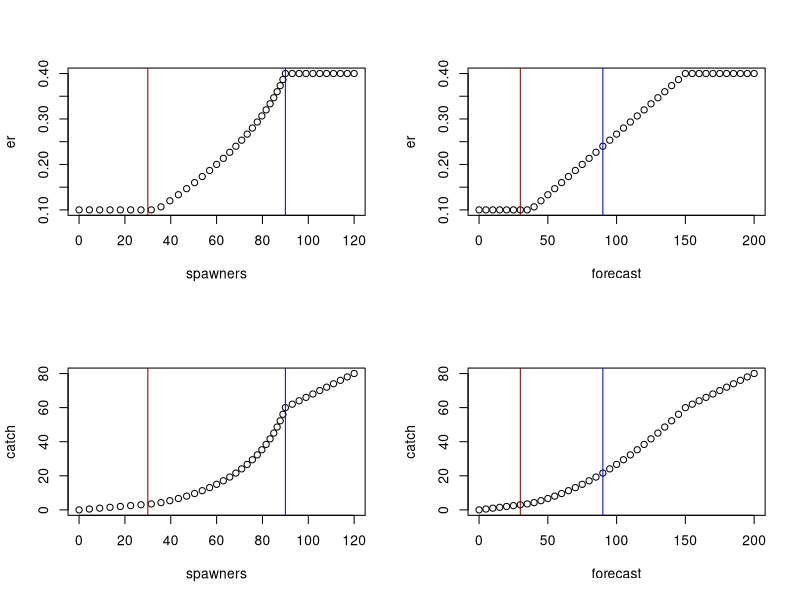
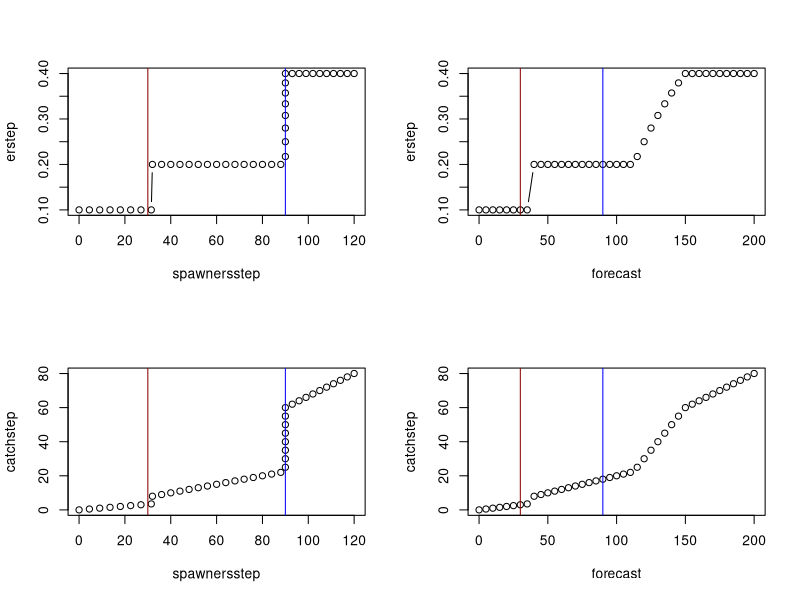
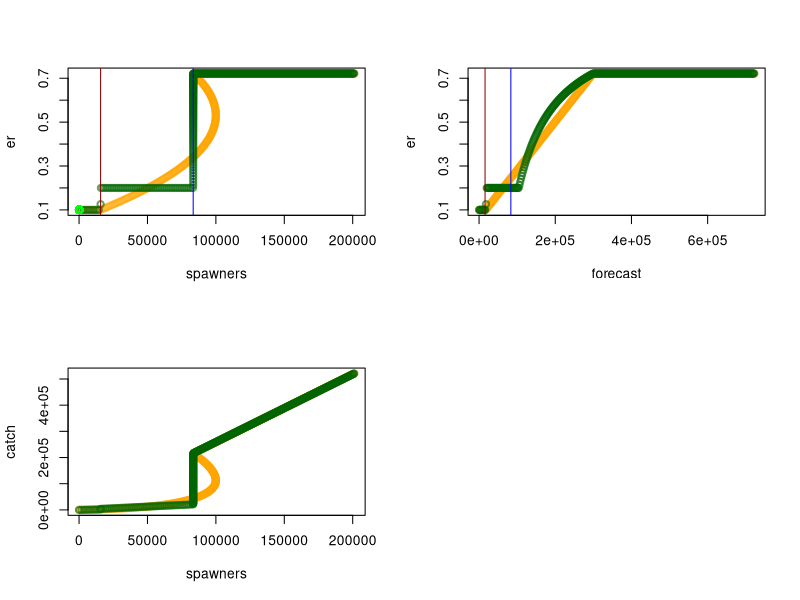

Source code (R) for these figures, in order: (Note: this script raises an error after producing the figures.)
ertarget=.4
erlow=.1

usr=90
lrp=30


forecast<-seq(0,200,by=5)
er<-NULL



for(i in seq_along(forecast)){
    if(forecast[i]*(1-ertarget)>usr){
      er[i]<-ertarget
     
    }else if(forecast[i]*(1-erlow)>lrp){

      er[i]<- max(ertarget*forecast[i]*(1-ertarget)/(usr),erlow)
      
    }else{
        er[i]<-erlow
    }
}

catch<-forecast*er
spawners<-forecast*(1-er)

par(mfrow=c(2,2))
plot(spawners,er,type="b")
abline(v=usr, col="blue")
abline(v=lrp, col="darkred")
plot(forecast,er,type="b")
abline(v=usr, col="blue")
abline(v=lrp, col="darkred")
plot(spawners,catch,type="b")
abline(v=usr, col="blue")
abline(v=lrp, col="darkred")
plot(forecast,catch,type="b")
abline(v=usr, col="blue")
abline(v=lrp, col="darkred")
###############################33
#three steps
ermed=.2
erstep<-NULL

for(i in seq_along(forecast)){
    if(forecast[i]*(1-ertarget)>usr){
      erstep[i]<-ertarget
     
    }else if(forecast[i]*(1-ertarget)<=usr&
             forecast[i]*(1-ermed)>lrp){
      
      erstep[i]<- max(ermed,(forecast[i]-usr)/forecast[i])
      
    }else{
        erstep[i]<-erlow
    }
}



catchstep<-forecast*erstep
spawnersstep<-forecast*(1-erstep)

par(mfrow=c(2,2))
plot(spawnersstep,erstep,type="b")
abline(v=usr, col="blue")
abline(v=lrp, col="darkred")
plot(forecast,erstep,type="b")
abline(v=usr, col="blue")
abline(v=lrp, col="darkred")
plot(spawnersstep,catchstep,type="b")
abline(v=usr, col="blue")
abline(v=lrp, col="darkred")
plot(forecast,catchstep,type="b")
abline(v=usr, col="blue")
abline(v=lrp, col="darkred")


#combine


ermed=.2

ertarget=0.7215355
erlow=.1

usr=104268.1*.8
lrp=15734.37


forecast<-seq(0,144508.7*5,by=2000)
er<-NULL
erstep<-NULL
erretro<-NULL
scaler<-NULL
scaler2<-NULL
 retrospawner<-seq(0,144508.7*5,by=2000)
 adj<-NULL
forecastupperbm<-usr/(1-ertarget)
        forecastlowbm<-lrp/(1-erlow)
        
for(i in seq_along(forecast)){
    if(forecast[i]*(1-ertarget)>usr){
      er[i]<-ertarget
      erstep[i]<-ertarget
      scaler[i]<-1
      scaler2[i]<-1
     
    }else if(forecast[i]*(1-erlow)<=lrp){
      er[i]<-erlow
      erstep[i]<-erlow 
      scaler[i]<-0 
      scaler2[i]<-0 
    }else{
      if(forecast[i]*(1-ermed)<=lrp){
        erstep[i]<-max(erlow,(forecast[i]-lrp)/forecast[i])  
      }else{
        erstep[i]<-max(ermed,(forecast[i]-usr)/forecast[i])
      }
      scaler[i]<-max(forecast[i]*(1-ertarget)-lrp,0)/(usr-lrp)
      scaler2[i]<-forecast[i]*(1-ertarget)/(usr) 
        ertmp<-ertarget
      #if(forecast[i]*(1-ertarget)<=lrp){
      #  er[i]<-max(erlow,(forecast[i]-lrp)/lrp)  
      #}else{
        
        er[i]<-erlow+(ertarget-erlow)*(forecast[i]-forecastlowbm)/(forecastupperbm-forecastlowbm)

        #plot(forecast,erlow+(ertarget-erlow)*(forecast-forecastlowbm)/(forecastupperbm-forecastlowbm))   

        
        #er[i]<-erlow+(ertarget-erlow)*((forecast[i]*(1-ertarget)-lrp)/(usr-lrp))
        #for(o in 1:120){
        #  er[i]<-erlow+(ertarget-erlow)*((forecast[i]*(1-er[i])-lrp)/(usr-lrp))
        #}
        

        adj[i]<-(forecast[i]*(1-ertarget)-lrp)/(usr-lrp)

      #}

        
      #er[i]<-max(min(erlow+ertarget*(max(forecast[i]*(1-ertarget)-lrp,0)/(usr-lrp)),ertarget),erlow)
            
      if(forecast[i]*(1-er[i])<=lrp){
        er[i]<-erlow  
      }
      
    }
}



catch<-forecast*er
spawners<-forecast*(1-er)

catchstep<-forecast*erstep
spawnersstep<-forecast*(1-erstep)


erretro<-NULL
erretrostep<-NULL

retrospawner<-seq(0,200,by=2)

for(i in seq_along(retrospawner)){
    if(retrospawner[i]>usr){
      erretro[i]<-ertarget
      erretrostep[i]<-ertarget
      scaler[i]<-1
      scaler2[i]<-1
     
    }else if(retrospawner[i]<=lrp){
      erretro[i]<-erlow
      erretrostep[i]<-erlow 
      scaler[i]<-0 
      scaler2[i]<-0 
    }else{
      
        erretrostep[i]<-ermed
     
      scaler[i]<-max(forecast[i]*(1-ertarget)-lrp,0)/(usr-lrp)
      scaler2[i]<-forecast[i]*(1-ertarget)/(usr) 
      #erretro[i]<-ertarget*retrospawner[i]/(usr)
      erretro[i]<-erlow+(ertarget-erlow)*((retrospawner[i]-lrp)/(usr-lrp))
            

      
    }
}









par(mfrow=c(2,2))

plot(spawners,er,type="b",lwd=2,col=adjustcolor("orange", alpha.f = 0.6))
lines(spawnersstep,erstep,type="b",lwd=2,col=adjustcolor("darkgreen", alpha.f = 0.6))
lines(retrospawner,erretrostep,type="b",lwd=2,col=adjustcolor("darkblue", alpha.f = 0.6))
lines(retrospawner,erretro,type="b",lwd=2,col=adjustcolor("green", alpha.f = 0.6))
abline(v=usr, col="blue")
abline(v=lrp, col="darkred")
plot(forecast,er,type="b",lwd=2,col=adjustcolor("orange", alpha.f = 0.6))
lines(forecast,erstep,type="b",lwd=2,col=adjustcolor("darkgreen", alpha.f = 0.6))
abline(v=usr, col="blue")
abline(v=lrp, col="darkred")
plot(spawners,catch,type="b",lwd=2,col=adjustcolor("orange", alpha.f = 0.6))
lines(spawnersstep,catchstep,type="b",lwd=2,col=adjustcolor("darkgreen", alpha.f = 0.6))
lines(retrospawner,catchretro,type="b",lwd=2,col=adjustcolor("green", alpha.f = 0.6))
abline(v=usr, col="blue")
abline(v=lrp, col="darkred")
plot(forecast,catch,type="b",lwd=2,col=adjustcolor("orange", alpha.f = 0.6))
lines(forecast,catchstep,type="b",lwd=2,col=adjustcolor("darkgreen", alpha.f = 0.6))
abline(v=usr, col="blue")
abline(v=lrp, col="darkred")




par(mfrow=c(2,2))

plot(spawners,er,type="b",lwd=2,col=adjustcolor("orange", alpha.f = 0.6))
#lines(spawnersstep,erstep,type="b",lwd=2,col=adjustcolor("darkgreen", alpha.f = 0.6))
#lines(retrospawner,erretrostep,type="b",lwd=2,col=adjustcolor("darkblue", alpha.f = 0.6))
#lines(retrospawner,erretro,type="b",lwd=2,col=adjustcolor("green", alpha.f = 0.6))
abline(v=usr, col="blue")
abline(v=lrp, col="darkred")
plot(forecast,er,type="b",lwd=2,col=adjustcolor("orange", alpha.f = 0.6))
#lines(forecast,erstep,type="b",lwd=2,col=adjustcolor("darkgreen", alpha.f = 0.6))
abline(v=usr, col="blue")
abline(v=lrp, col="darkred")
plot(spawners,catch,type="b",lwd=2,col=adjustcolor("orange", alpha.f = 0.6))
#lines(spawnersstep,catchstep,type="b",lwd=2,col=adjustcolor("darkgreen", alpha.f = 0.6))
#lines(retrospawner,catchretro,type="b",lwd=2,col=adjustcolor("green", alpha.f = 0.6))
abline(v=usr, col="blue")
abline(v=lrp, col="darkred")
plot(forecast,catch,type="b",lwd=2,col=adjustcolor("orange", alpha.f = 0.6))
#lines(forecast,catchstep,type="b",lwd=2,col=adjustcolor("darkgreen", alpha.f = 0.6))
abline(v=usr, col="blue")
abline(v=lrp, col="darkred")



ERtarget <- 0.72
ERlow <- 0.1
LRP <- 14000  # S low
URP <- 1000000 # S high 
forecast <- seq(0, 5000000, 5000)
 
ER_function <- function(forecast, ERtarget, ERlow, LRP, URP){
  slope <- (ERtarget-ERlow)/(URP - LRP)
  (ERlow + (forecast-LRP)*slope)/(1+forecast*slope)
}
 
plot(forecast, ER_function(forecast, ERtarget, ERlow, LRP, URP))
 
ER <- ER_function(forecast, ERtarget, ERlow, LRP, URP)
S <- forecast*(1-ER)
plot(S, ER)
 
## Linear in terms of Forecast:
ER_function_lf <- function(forecast, ERtarget, ERlow, LRP, URP){
  lower <- LRP/(1-ERlow)
  upper <- URP/(1-ERtarget)
  slope <- (ERtarget-ERlow)/(upper-lower)
  (ERlow + (forecast-lower)*slope)
}
 
ER2 <- ER_function_lf(forecast, ERtarget, ERlow, LRP, URP)
plot(forecast, ER2, type = "l")
plot(forecast*(1-ER2), ER2, type = "l", xlab = "Spawners")
 
